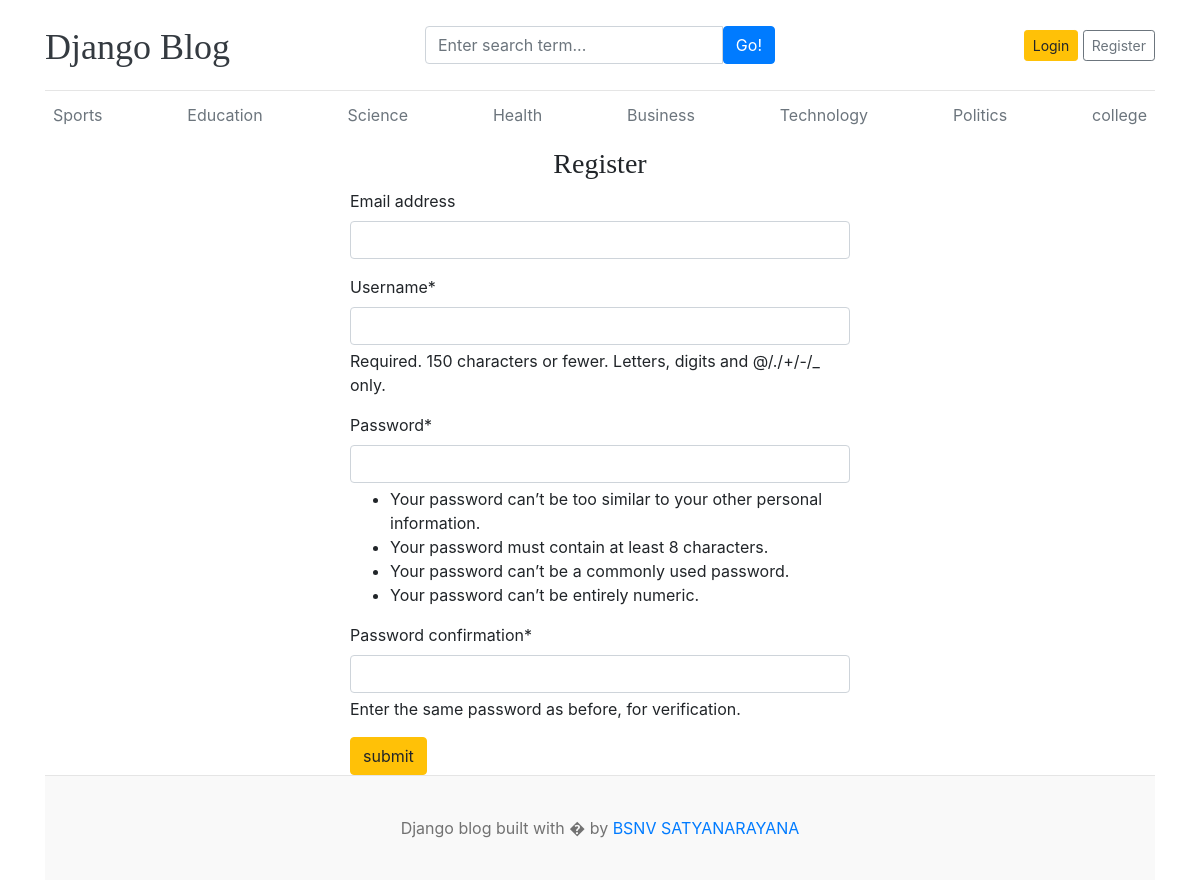
Screenshot of /register/ with the database file from the repository.
### blog/models.py (models this page shows, shortened)
class Category(models.Model):
    category_name=models.CharField(max_length=50,unique=True)
    created_at=models.DateTimeField(auto_now_add=True)
    updated_at=models.DateTimeField(auto_now=True)
    class Meta:
        verbose_name_plural='categories'

### project1/views.py (the view)
# urls.py: path('register/',views.register,name='register'),
def register(request):
    if request.method=='POST':
        form=RegistrationForm(request.POST)
        if form.is_valid():
          form.save()
          return redirect('register')
        else:
           print(form.errors)
    else:
        form=RegistrationForm()
    context={
        'form':form,
    }
    return render(request,'register.html',context)

### project1/forms.py
class RegistrationForm(UserCreationForm):
    class Meta:
        model=User
        fields=('email','username','password1','password2')

### blog/context_processors.py (called while the page is built)
def get_categories(request):
    categories=Category.objects.all()
    return dict(categories=categories)

def get_social_links(request):
    social_links=SocialLink.objects.all()
    return dict(social_links=social_links)

### templates/register.html (shortened to what this page needs)
{% extends 'base.html' %}
{% block content %}
{% load crispy_forms_tags %}
<h3 class="text-center">Register</h3>
<form action="{% url 'register' %}" method="POST" style="width:500px; margin:auto">
    {{form | crispy}}
    <button type="submit" class="btn btn-warning">submit</button>
</form>
{% endblock  %}

### templates/base.html (shortened to what this page needs)
{% load static %}
<!DOCTYPE html>
<html lang="en">
<head>
    <link href="https://getbootstrap.com/docs/4.0/dist/css/bootstrap.min.css" rel="stylesheet">
    <link href="{% static 'css/blog.css' %}" rel="stylesheet">
  </head>
<body>
    <div class="container">
      <header class="blog-header py-3">
        <div class="row flex-nowrap justify-content-between align-items-center">
          <div class="col-4 pt-1">
            <a class="blog-header-logo text-dark" href="/">Django Blog</a>
          </div>
          <div class="col-4">
             <form action="{% url 'search' %}" method="GET">
              <div class="input-group">
                <input class="form-control" type="text" name="keyword" value="{{keyword}}" placeholder="Enter search term..." aria-label="Enter search term..." aria-describedby="button-search" />
                <button type="submit" class="btn btn-primary" id="button-search" type="button">Go!</button>
            </div>
             </form>
          </div>
          <div class="col-4 d-flex justify-content-end align-items-center">
            {% if not user.is_authenticated %}
            <a class="btn btn-sm btn-warning" href="{% url 'login' %}">Login</a> &nbsp;
            <a class="btn btn-sm btn-outline-secondary" href="{% url 'register' %}">Register</a>
          </div>
            {% else %}
            <span><a href="{% url 'dashboard' %}">dashboard</a></span>
            &emsp;
            <span><a href="{% url 'logout' %}">Logout</a></span>
            {% endif %}
        </div>
      </header>
      <div class="nav-scroller py-1 mb-2">
        <nav class="nav d-flex justify-content-between">
          {% for cat in categories %}
          <a class="p-2 text-muted" href="{% url 'posts_by_category' cat.id %}">{{cat.category_name}}</a>
          {% endfor %}
        </nav>
      </div>
{% block content %}
{% endblock  %}
<footer class="blog-footer">
    <p>Django blog built with � by <a href="#">BSNV SATYANARAYANA</a></p>
  </footer>
  </body>
  </html>

### project1/static/css/blog.css (style rules this page uses)
.blog-header { border-bottom: 1px solid #e5e5e5; }
.blog-header-logo { font-family: "Playfair Display", Georgia, "Times New Roman", serif; font-size: 2.25rem; }
h1, h2, h3, h4, h5, h6 { font-family: "Playfair Display", Georgia, "Times New Roman", serif; }
.blog-footer { padding: 2.5rem 0; color: #727272; text-align: center; background-color: #f9f9f9; border-top: .05rem solid #e5e5e5; }
.blog-footer p:last-child { margin-bottom: 0; }

### rows the page displays
Category: category_name "Sports"
Category: category_name "Education"
Category: category_name "Science"
Category: category_name "Health"
Category: category_name "Business"
Category: category_name "Technology"
Category: category_name "Politics"
Category: category_name "college"
